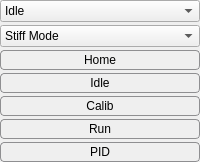
       <widget class="QWidget" name="buttonsContainer" native="true">
        <property name="minimumSize">
         <size>
          <width>0</width>
          <height>0</height>
         </size>
        </property>
        <property name="maximumSize">
         <size>
          <width>16777215</width>
          <height>16777215</height>
         </size>
        </property>
        <property name="styleSheet">
         <string notr="true"> QPushButton {
     border: 1px solid #8f8f91;
     border-radius: 4px;
     background-color: qlineargradient(x1: 0, y1: 0, x2: 0, y2: 1,
                                       stop: 0 #f6f7fa, stop: 1 #dadbde);
     min-width: 80px;
	min-height:18px;
 }

 QPushButton:pressed {
     background-color: qlineargradient(x1: 0, y1: 0, x2: 0, y2: 1,
                                       stop: 0 #dadbde, stop: 1 #f6f7fa);
 }

 QPushButton:flat {
     border: none; /* no border for a flat push button */
 }

 QPushButton:default {
     border-color: navy; /* make the default button prominent */
 }</string>
        </property>
        <layout class="QVBoxLayout" name="verticalLayout">
         <property name="spacing">
          <number>3</number>
         </property>
         <property name="leftMargin">
          <number>0</number>
         </property>
         <property name="topMargin">
          <number>0</number>
         </property>
         <property name="rightMargin">
          <number>0</number>
         </property>
         <property name="bottomMargin">
          <number>0</number>
         </property>
         <item>
          <widget class="QComboBox" name="comboMode">
           <property name="mouseTracking">
            <bool>false</bool>
           </property>
           <property name="styleSheet">
            <string notr="true"/>
           </property>
           <property name="editable">
            <bool>false</bool>
           </property>
           <item>
            <property name="text">
             <string>Idle</string>
            </property>
           </item>
           <item>
            <property name="text">
             <string>Position</string>
            </property>
           </item>
           <item>
            <property name="text">
             <string>Position Direct</string>
            </property>
           </item>
           <item>
            <property name="text">
             <string>Mixed</string>
            </property>
           </item>
           <item>
            <property name="text">
             <string>Velocity</string>
            </property>
           </item>
           <item>
            <property name="text">
             <string>Torque</string>
            </property>
           </item>
           <item>
            <property name="text">
             <string>Openloop</string>
            </property>
           </item>
          </widget>
         </item>
         <item>
          <widget class="QComboBox" name="comboInteraction">
           <property name="mouseTracking">
            <bool>false</bool>
           </property>
           <item>
            <property name="text">
             <string>Stiff Mode</string>
            </property>
           </item>
           <item>
            <property name="text">
             <string>Compliant Mode</string>
            </property>
           </item>
          </widget>
         </item>
         <item>
          <widget class="QPushButton" name="buttonHome">
           <property name="text">
            <string>Home</string>
           </property>
          </widget>
         </item>
         <item>
          <widget class="QPushButton" name="buttonIdle">
           <property name="text">
            <string>Idle</string>
           </property>
          </widget>
         </item>
         <item>
          <widget class="QPushButton" name="buttonCalib">
           <property name="text">
            <string>Calib</string>
           </property>
          </widget>
         </item>
         <item>
          <widget class="QPushButton" name="buttonRun">
           <property name="text">
            <string>Run</string>
           </property>
          </widget>
         </item>
         <item>
          <widget class="QPushButton" name="buttonPid">
           <property name="text">
            <string>PID</string>
           </property>
          </widget>
         </item>
        </layout>
       </widget>
